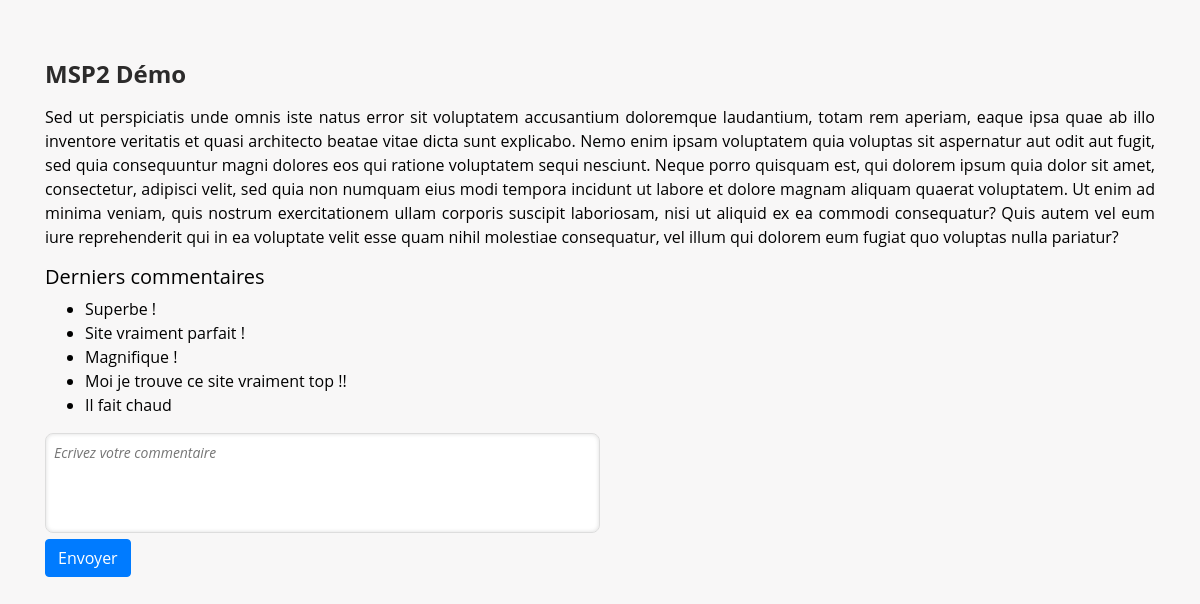
Before: / with the older database file.
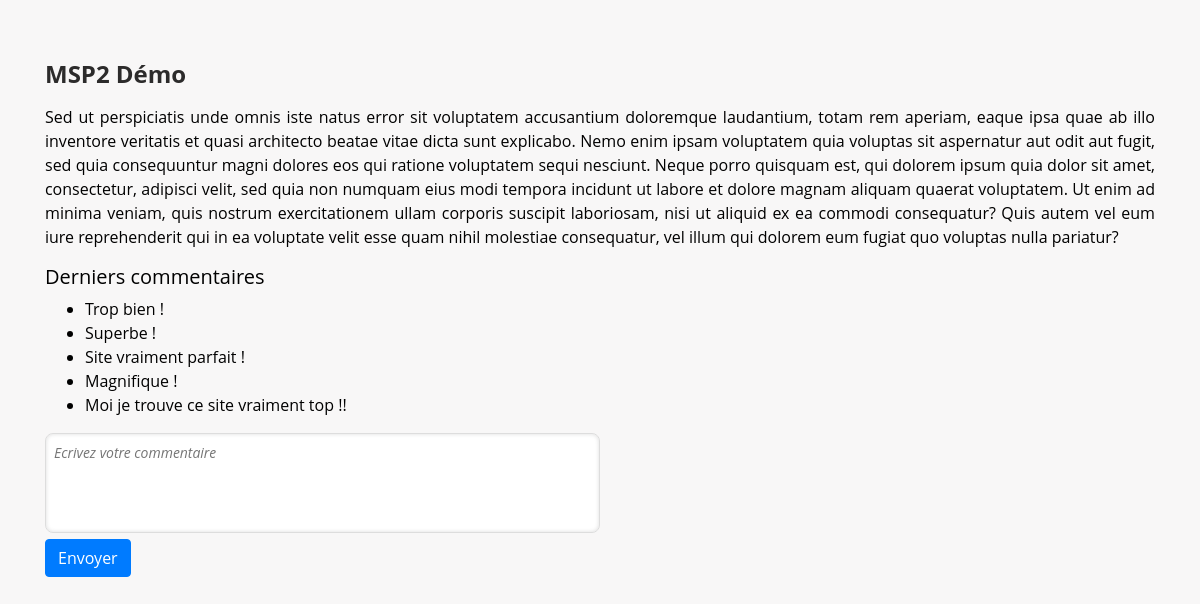
After: the same page with the newer database file.
### tables this page shows
CREATE TABLE "comments" (
    "comment" TEXT NOT NULL,
    PRIMARY KEY("comment")
);

### main.py (the view)
@app.route('/')
def hello_world():
    res = helper.get_list()
    return render_template("index.html", data=res)

### helper.py (called while the page is built)
def get_list():
    try:
        conn = sqlite3.connect(DB_PATH)
        conn.row_factory = sqlite3.Row
        c = conn.cursor()
        posts = c.execute('SELECT * FROM comments ORDER BY rowid desc limit 5').fetchall()
        c.close()
        return posts
    except Exception as e:
        print(traceback.format_exc())
        return None

### templates/index.html (shortened to what this page needs)
<!DOCTYPE html>
<html lang="en">
<head>
    <link rel="stylesheet" href="https://stackpath.bootstrapcdn.com/bootstrap/4.5.0/css/bootstrap.min.css">
    <link rel="stylesheet" href="{{ url_for('static', filename='css/main.css') }}">
</head>
<body>
    <div class="container">
        <h1>MSP2 Démo</h1>
        <p>Sed ut perspiciatis unde omnis iste natus error sit voluptatem accusantium doloremque laudantium, totam rem aperiam, eaque ipsa quae ab illo inventore veritatis et quasi architecto beatae vitae dicta sunt explicabo. Nemo enim ipsam voluptatem quia voluptas sit aspernatur aut odit aut fugit, sed quia consequuntur magni dolores eos qui ratione voluptatem sequi nesciunt. Neque porro quisquam est, qui dolorem ipsum quia dolor sit amet, consectetur, adipisci velit, sed quia non numquam eius modi tempora incidunt ut labore et dolore magnam aliquam quaerat voluptatem. Ut enim ad minima veniam, quis nostrum exercitationem ullam corporis suscipit laboriosam, nisi ut aliquid ex ea commodi consequatur? Quis autem vel eum iure reprehenderit qui in ea voluptate velit esse quam nihil molestiae consequatur, vel illum qui dolorem eum fugiat quo voluptas nulla pariatur?</p>
        <section class="commentaires">
            <h3>Derniers commentaires</h3>
            <ul>
            {% for item in data %}
                <li>{{item["comment"]}}</li>
            {% endfor %}
            </ul>
        </section>
        <form action="/comment/moderation" method="post">
            <textarea name="comment" id="the-textarea" maxlength="300" placeholder="Ecrivez votre commentaire"autofocus></textarea>
            <div>
                <button type="submit" class="btn btn-primary">Envoyer</button>
            </div>
        </form>
        <section class="message">
        </section>
    </div>
</body>
</html>

### static/css/main.css (style rules this page uses)
body { text-align: justify; padding: 1%; }
*, *:before, *:after { box-sizing: border-box; }
html { font-size: 100%; }
body { font-family: 'Open Sans', sans-serif; font-size: 16px; background: rgb(248, 247, 247)!important; color: black; }
h1 { color: hsl(0, 1%, 17%); font-weight: bold; margin: 3rem 0 1rem 0; padding: 0; font-size: 1.5rem; }
h3 { font-size: 1.25rem; }
.message { padding: 20px; font-style: italic; font-size: 1rem; font-weight: bold; }

Changed rows visible on the page:
no longer on this page (row unchanged): comments: comment "Il fait chaud"
added comments: comment "Trop bien !"
